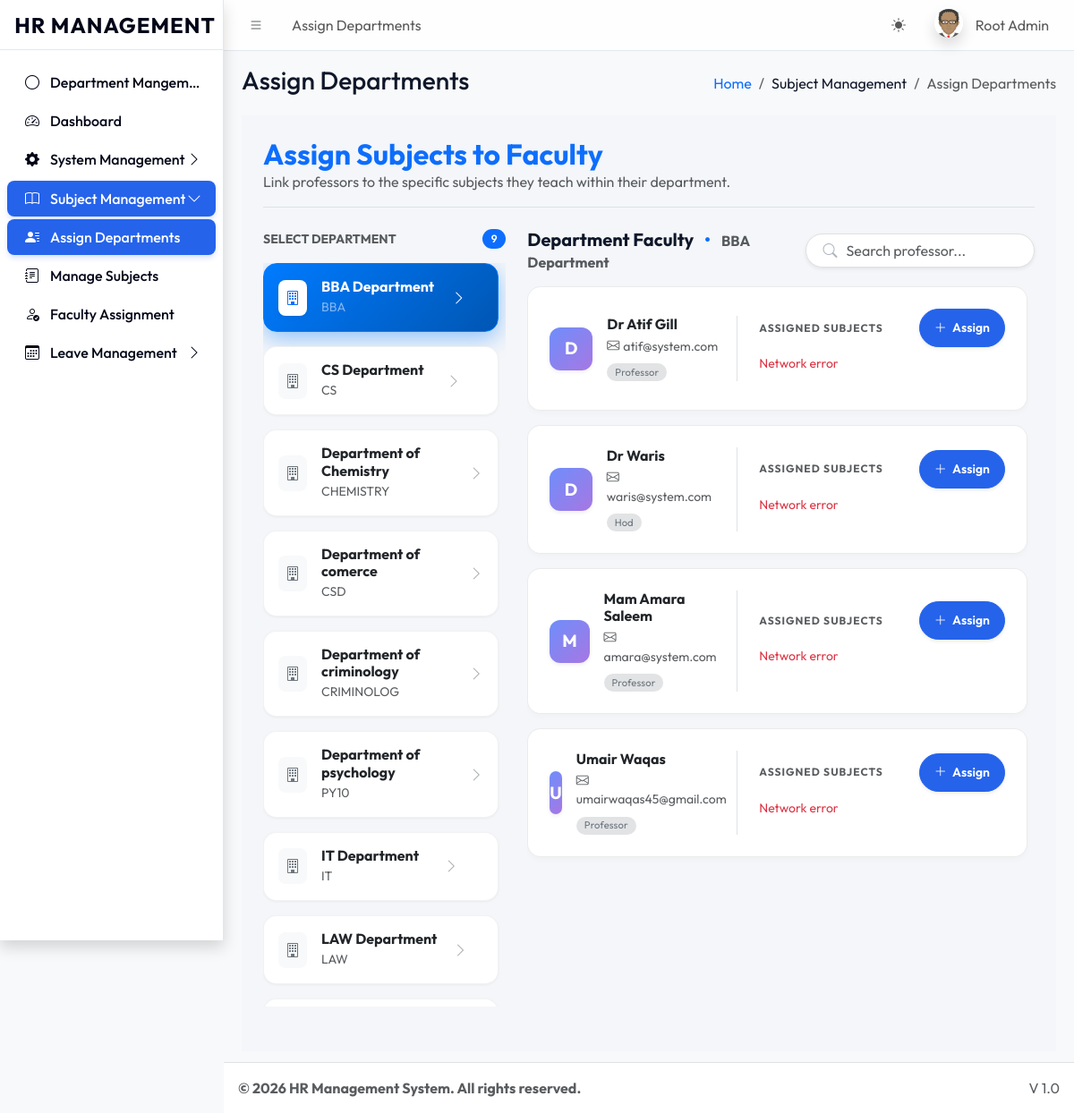
Before: /dashboards/super_admin/assign_departments.php?dept_id=13 (signed in) with the older database file.
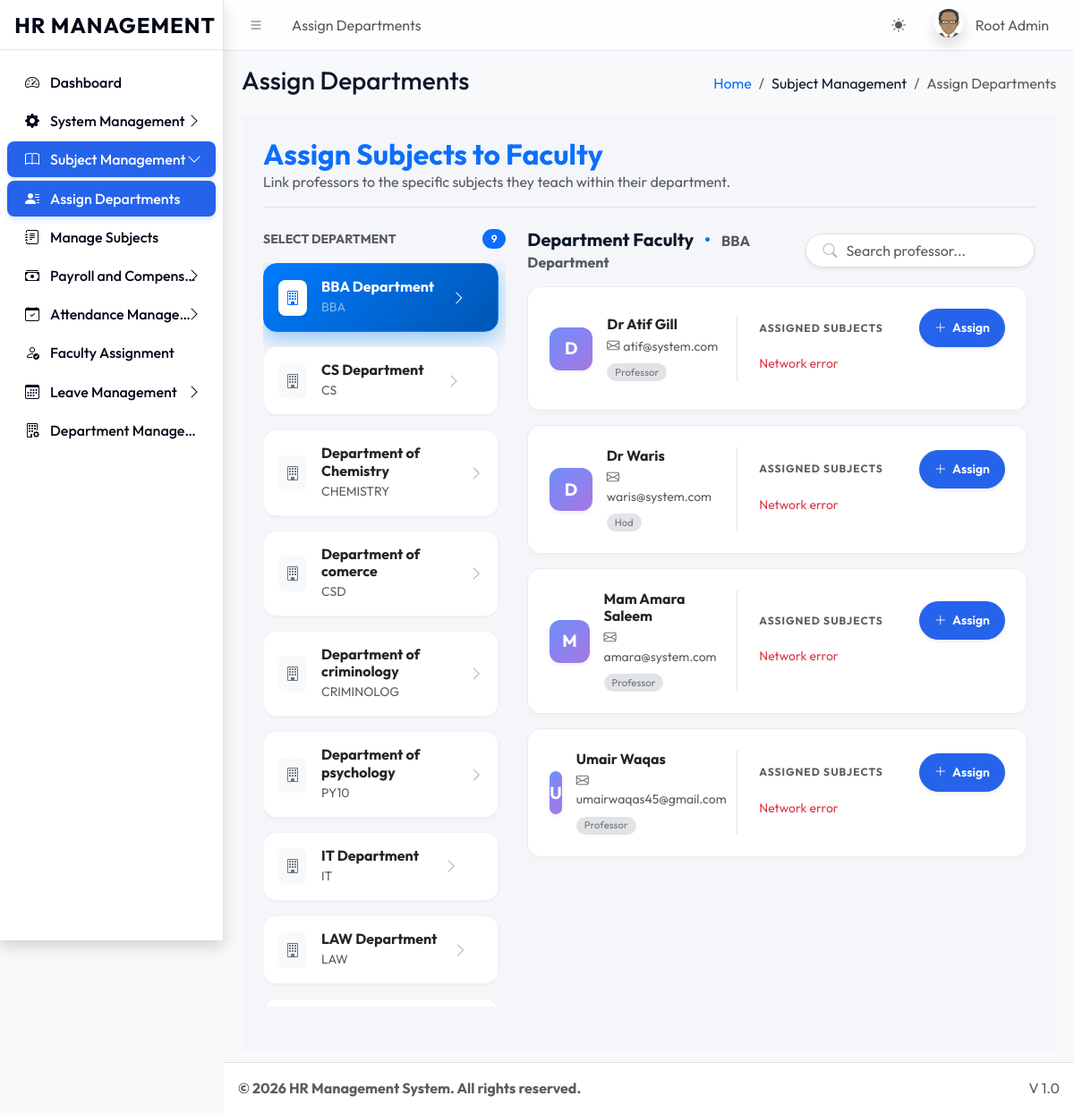
After: the same page with the newer database file.
### tables this page shows
CREATE TABLE `sys_pages` (
  `id` int(11) NOT NULL,
  `parent_id` int(11) DEFAULT 0,
  `page_name` varchar(100) NOT NULL,
  `page_url` varchar(255) DEFAULT '#',
  `icon_class` varchar(50) DEFAULT 'bi bi-circle',
  `sort_order` int(11) DEFAULT 0
);

CREATE TABLE `departments` (
  `id` int(11) NOT NULL,
  `name` varchar(100) NOT NULL,
  `code` varchar(10) NOT NULL,
  `created_at` timestamp NOT NULL DEFAULT current_timestamp(),
  `deleted_at` timestamp NULL DEFAULT NULL
);

CREATE TABLE `user_profiles` (
  `user_id` int(11) NOT NULL,
  `designation` varchar(150) DEFAULT NULL,
  `department_id` int(11) DEFAULT NULL,
  `joining_date` date DEFAULT NULL,
  `tenure_status` enum('Tenured','Non-Tenured','Not Applicable') DEFAULT 'Not Applicable',
  `confirmation_status` enum('Confirmed','Probation') DEFAULT 'Probation',
  `last_promotion_date` date DEFAULT NULL
);

CREATE TABLE `users` (
  `id` int(11) NOT NULL,
  `name` varchar(100) NOT NULL,
  `email` varchar(100) NOT NULL,
  `password` varchar(255) NOT NULL,
  `role` varchar(50) NOT NULL,
  `identity_no` varchar(50) DEFAULT NULL,
  `registration_no` varchar(50) DEFAULT NULL,
  `is_active` tinyint(1) DEFAULT 1,
  `department_id` int(11) DEFAULT NULL,
  `biometric_id` varchar(100) DEFAULT NULL
);

### dashboards/super_admin/assign_departments.php (the view, shortened to what the changed rows need)
<?php
require_once '../../core/db.php';
require_once '../../includes/header.php';
require_once '../../includes/sidebar.php';
$departments = $pdo->query("SELECT * FROM departments WHERE deleted_at IS NULL ORDER BY name ASC")->fetchAll();
$selectedDeptId = $_GET['dept_id'] ?? ($departments[0]['id'] ?? null);
?>
<div class="content-wrapper p-4">
    <div class="mb-4 pb-3 border-bottom animate__animated animate__fadeIn">
        <h2 class="fw-bold m-0 text-primary">Assign Subjects to Faculty</h2>
    </div>
    <div class="row g-4 animate__animated animate__fadeInUp">
        <div class="col-lg-4">
            <div class="scroll-area pe-2" style="height: calc(100vh - 220px); overflow-y: auto;">
                <?php foreach ($departments as $d): ?>
                <div class="card dept-card mb-3 <?= $selectedDeptId == $d['id'] ? 'active' : '' ?>" onclick="window.location.href='?dept_id=<?= $d['id'] ?>'">
                    <div class="card-body p-3 d-flex justify-content-between align-items-center">
                        <div class="d-flex align-items-center">
                            <div class="me-3 p-2 rounded-3 <?= $selectedDeptId == $d['id'] ? 'bg-white text-primary shadow-sm' : 'bg-light text-secondary' ?>">
                                <i class="bi bi-building"></i>
                            </div>
                            <div>
                                <div class="fw-bold h6 mb-0"><?= htmlspecialchars($d['name']) ?></div>
                                <small class="<?= $selectedDeptId == $d['id'] ? 'text-white-50' : 'text-muted' ?>"><?= htmlspecialchars($d['code'] ?? 'No Code') ?></small>
                            </div>
                        </div>
                        <i class="bi bi-chevron-right <?= $selectedDeptId == $d['id'] ? 'text-white' : 'text-muted opacity-50' ?>"></i>
                    </div>
                </div>
                <?php endforeach; ?>
            </div>
        </div>
        <div class="col-lg-8">
            <div class="d-flex justify-content-between align-items-center mb-3">
                <h5 class="fw-bold m-0">
                    Department Faculty
                    <?php if($selectedDeptId): ?>
                        <span class="text-primary mx-2">&bull;</span>
                        <span class="text-muted fs-6"><?= htmlspecialchars($pdo->query("SELECT name FROM departments WHERE id = $selectedDeptId")->fetchColumn()) ?></span>
                    <?php endif; ?>
                </h5>
            </div>
            <div class="scroll-area pe-2" style="height: calc(100vh - 220px); overflow-y: auto;">
                <?php if ($selectedDeptId):
                    $stmt = $pdo->prepare("
                        SELECT u.id, u.name, u.email, u.role, p.designation
                        FROM users u
                        JOIN user_profiles p ON u.id = p.user_id
                        WHERE u.role IN ('faculty', 'staff') AND p.department_id = ?
                        ORDER BY u.name ASC
                    ");
                    $stmt->execute([$selectedDeptId]);
                    $faculty = $stmt->fetchAll();
                    if(empty($faculty)):
                ?>
                    <div class="text-center py-5 bg-white rounded-4 border shadow-sm">
                        <i class="bi bi-people display-4 text-muted mb-3 opacity-50"></i>
                        <h5 class="text-muted">No Faculty Linked</h5>
                        <p class="text-muted mb-0">There are no professors linked to this department yet.</p>
                        <a href="assign_faculty.php?dept_id=<?= $selectedDeptId ?>" class="btn btn-sm btn-outline-primary mt-3 rounded-pill px-4">Go to Faculty Assignment</a>
                    </div>
                <?php else: ?>
                    <div class="row g-3" id="facultyList">
                        <?php foreach ($faculty as $user): ?>
                        <div class="col-12 faculty-item" data-name="<?= strtolower($user['name'].' '.$user['email']) ?>">
                            <div class="faculty-card p-4">
                                <div class="row align-items-center">
                                    <div class="col-md-5 border-end">
                                        <div class="d-flex align-items-center">
                                            <div class="avatar-circle me-3 shadow-sm"><?= strtoupper(substr($user['name'], 0, 1)) ?></div>
                                            <div>
                                                <h6 class="fw-bold text-dark mb-1"><?= htmlspecialchars($user['name']) ?></h6>
                                                <div class="text-muted small mb-1"><i class="bi bi-envelope me-1"></i><?= htmlspecialchars($user['email']) ?></div>
                                                <span class="badge bg-secondary-subtle text-secondary rounded-pill fw-normal" style="font-size: 0.7rem;"><?= htmlspecialchars($user['designation'] ?: 'Professor') ?></span>
                                            </div>
                                        </div>
                                    </div>
                                    <div class="col-md-7 ps-4">
                                        <div class="d-flex justify-content-between align-items-center mb-2">
                                            <span class="text-uppercase text-muted fw-bold" style="font-size: 0.75rem; letter-spacing: 1px;">Assigned Subjects</span>
                                            <button class="btn btn-sm btn-primary rounded-pill px-3 shadow-sm" onclick="openAssignModal(<?= $user['id'] ?>, '<?= addslashes($user['name']) ?>')">
                                                <i class="bi bi-plus-lg me-1"></i> Assign
                                            </button>
                                        </div>
                                        <div id="subjects-container-<?= $user['id'] ?>" class="d-flex flex-wrap gap-2 mt-2" style="min-height: 38px;">
                                        </div>
                                    </div>
                                </div>
                            </div>
                        </div>
                        <?php endforeach; ?>
                    </div>
                <?php
                    endif;
                endif; ?>
            </div>
        </div>
    </div>
</div>
<?php require_once '../../includes/footer.php'; ?>

### includes/header.php (shortened to what the changed rows need)
<?php
require_once __DIR__ . '/../core/session.php';
$current_url = substr($_SERVER['SCRIPT_NAME'], strlen('/universal/'));
$pageStmt = $pdo->prepare("SELECT * FROM sys_pages WHERE page_url LIKE ? LIMIT 1");
$pageStmt->execute(["%$current_url%"]);
$currentPageData = $pageStmt->fetch();
$pageTitle = $currentPageData['page_name'] ?? 'Dashboard';
$pageId = $currentPageData['id'] ?? 0;
$breadcrumbs = [];
if ($currentPageData) {
    $crumbId = $currentPageData['id'];
    while($crumbId != 0) {
        $crumbStmt = $pdo->prepare("SELECT id, parent_id, page_name, page_url FROM sys_pages WHERE id = ?");
        $crumbStmt->execute([$crumbId]);
        $crumb = $crumbStmt->fetch();
        array_unshift($breadcrumbs, $crumb);
        $crumbId = $crumb['parent_id'];
    }
}
?>
<!DOCTYPE html>
<html lang="en"> <head>
    <link rel="stylesheet" href="<?= BASE_URL ?>assets/css/bootstrap.min.css" />
    <link rel="stylesheet" href="<?= BASE_URL ?>assets/css/bootstrap-icons.css" />
    <link rel="stylesheet" href="<?= BASE_URL ?>assets/css/adminlte.min.css" />
    <link rel="stylesheet" href="<?= BASE_URL ?>assets/css/custom_theme.css" />
</head>
<body class="layout-fixed sidebar-expand-lg bg-body-tertiary">
<div class="app-wrapper">
    <nav class="app-header navbar navbar-expand bg-body">
        <div class="container-fluid">
            <ul class="navbar-nav">
                <li class="nav-item d-none d-md-block"> <a href="#" class="nav-link"><?= $pageTitle ?></a> </li>
            </ul>
        </div>
    </nav>
    <?php include 'sidebar.php'; ?>
    <main class="app-main">
        <div class="app-content-header">
            <div class="container-fluid">
                <div class="row">
                    <div class="col-sm-6"><h3 class="mb-0"><?= $pageTitle ?></h3></div>
                    <div class="col-sm-6">
                        <ol class="breadcrumb float-sm-end">
                            <li class="breadcrumb-item"><a href="<?= BASE_URL ?>">Home</a></li>
                            <?php foreach($breadcrumbs as $b): ?>
                                <li class="breadcrumb-item <?= ($b['id'] == $pageId) ? 'active' : '' ?>">
                                    <?= htmlspecialchars($b['page_name']) ?>
                                </li>
                            <?php endforeach; ?>
                        </ol>
                    </div>
                </div>
            </div>
        </div>
        <div class="app-content">
            <div class="container-fluid">

### includes/sidebar.php (shortened to what the changed rows need)
<aside class="app-sidebar shadow">
    <div class="sidebar-wrapper">
        <nav class="mt-2">
            <ul class="nav sidebar-menu flex-column" data-lte-toggle="treeview" role="menu" data-accordion="false">
                <?php
                function renderMenu($pdo, $parentId = 0, $userRole, $currentPath)
                {
                    $sql = "
                        SELECT p.* FROM sys_pages p
                        JOIN role_access ra ON p.id = ra.page_id
                        WHERE p.parent_id = ? AND ra.role_key = ?
                        ORDER BY p.sort_order ASC
                    ";
                    $stmt = $pdo->prepare($sql);
                    $stmt->execute([$parentId, $userRole]);
                    $items = $stmt->fetchAll();
                    foreach ($items as $item) {
                        $itemUrl = str_replace('\\', '/', $item['page_url']);
                        $childSql = "
                            SELECT p.* FROM sys_pages p
                            JOIN role_access ra ON p.id = ra.page_id
                            WHERE p.parent_id = ? AND ra.role_key = ?
                            ORDER BY p.sort_order ASC
                        ";
                        $childStmt = $pdo->prepare($childSql);
                        $childStmt->execute([$item['id'], $userRole]);
                        $children = $childStmt->fetchAll();
                        $hasChildren = count($children) > 0;
                        $isActive = ($currentPath === $itemUrl && $itemUrl !== '#');
                        $isExpanded = false;
                        if ($hasChildren) {
                            foreach ($children as $child) {
                                if ($currentPath === str_replace('\\', '/', $child['page_url'])) {
                                    $isExpanded = true;
                                    break;
                                }
                            }
                        }
                        $itemClass = "nav-item";
                        if ($hasChildren && $isExpanded) $itemClass .= " menu-open";
                        $linkClass = "nav-link";
                        if ($isActive || ($hasChildren && $isExpanded)) $linkClass .= " active";
                        echo '<li class="' . $itemClass . '">';
                        echo '<a href="' . ($hasChildren ? '#' : BASE_URL . $itemUrl) . '" class="' . $linkClass . '">';
                        echo '<i class="nav-icon ' . ($item['icon_class'] ?: 'bi bi-circle') . '"></i>';
                        echo '<p>' . htmlspecialchars($item['page_name']);
                        if ($hasChildren) {
                            echo '<i class="nav-arrow bi bi-chevron-right"></i>';
                        }
                        echo '</p></a>';
                        if ($hasChildren) {
                            echo '<ul class="nav nav-treeview">';
                            foreach ($children as $child) {
                                $childUrl = str_replace('\\', '/', $child['page_url']);
                                $isChildActive = ($currentPath === $childUrl);
                                echo '<li class="nav-item">';
                                echo '<a href="' . BASE_URL . $childUrl . '" class="nav-link ' . ($isChildActive ? 'active' : '') . '">';
                                echo '<i class="nav-icon ' . ($child['icon_class'] ?: 'bi bi-circle') . '"></i>';
                                echo '<p>' . htmlspecialchars($child['page_name']) . '</p>';
                                echo '</a></li>';
                            }
                            echo '</ul>';
                        }
                        echo '</li>';
                    }
                }
                $currentPath = str_replace('\\', '/', substr($_SERVER['SCRIPT_NAME'], strlen('/universal/')));
                renderMenu($pdo, 0, $_SESSION['role'], $currentPath);
                ?>
            </ul>
        </nav>
    </div>
</aside>

Changed rows visible on the page:
added sys_pages: page_name "Payroll and Compens…"
added sys_pages: page_name "Attendance Manage…"
changed sys_pages: icon_class empty → "bi bi-building-gear" (drawn); page_name "Department Mangem…" → "Department Manage…"; moves down the list
